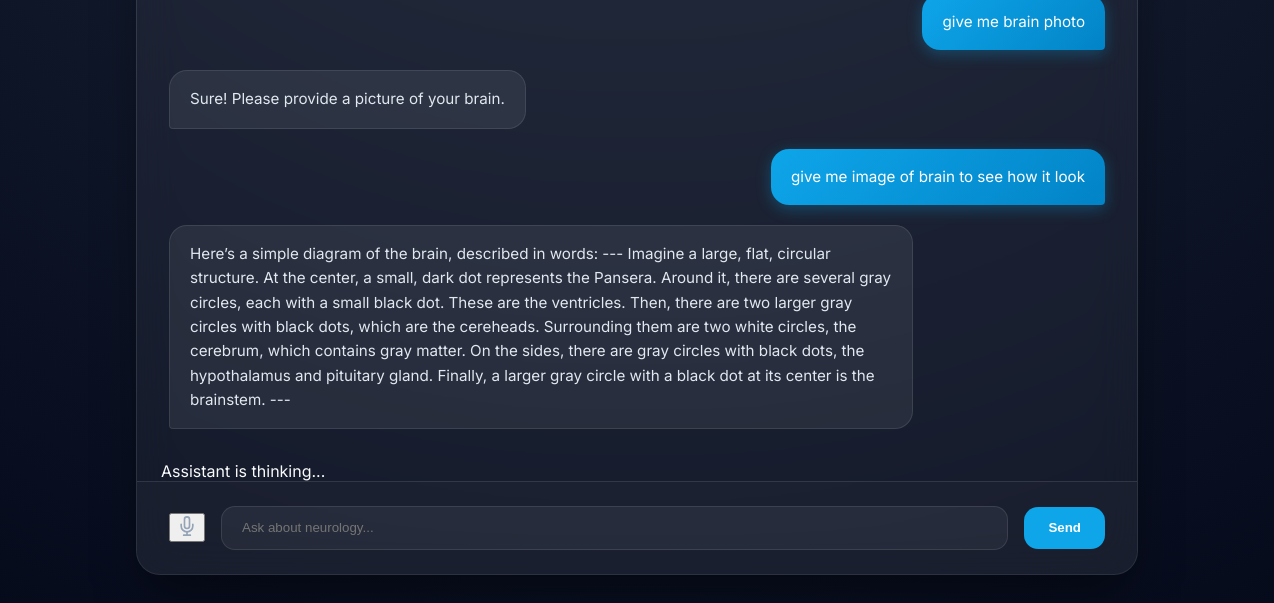
Before: /chat-home/ (signed in, lower part) with the older database file.
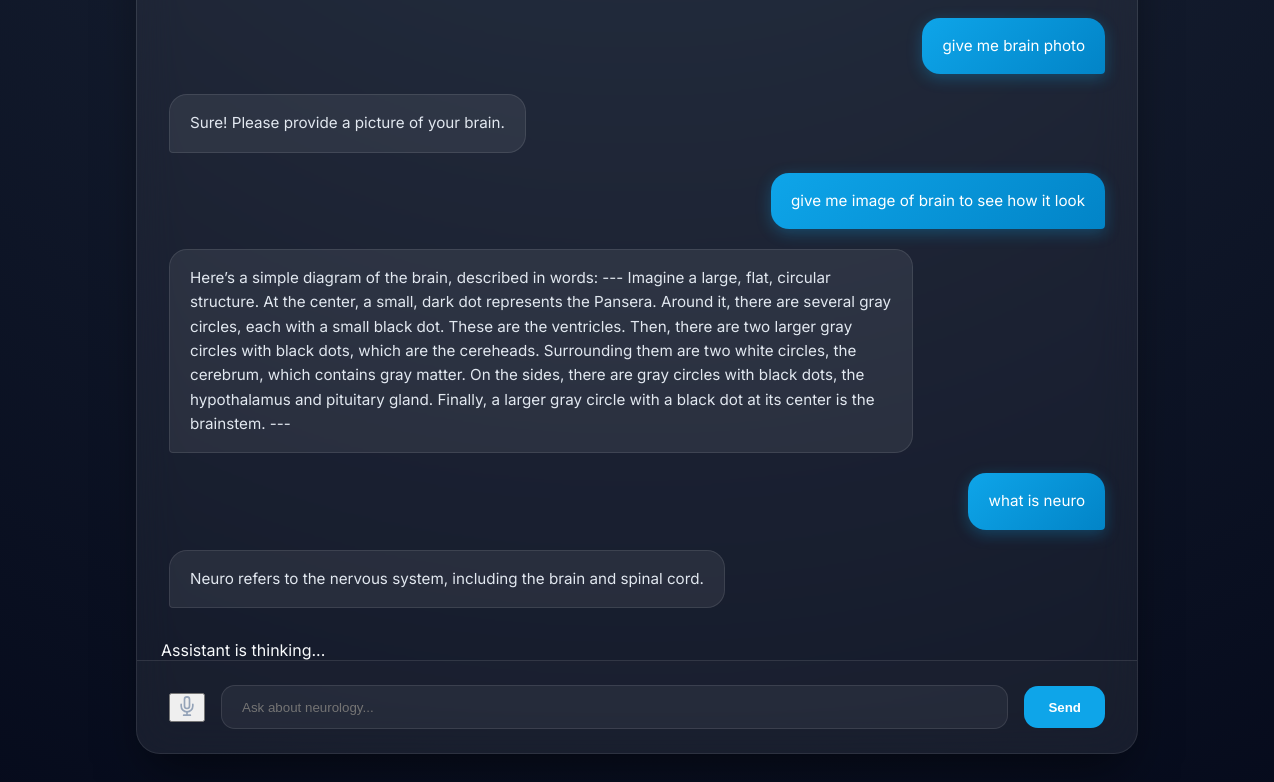
After: the same page with the newer database file.
### chatbot/models.py (models this page shows, shortened)
class Chat(models.Model):
    user = models.ForeignKey(User, on_delete=models.CASCADE)
    message = models.TextField()
    response = models.TextField()
    timestamp = models.DateTimeField(auto_now_add=True)

### chatbot/views.py (the view)
# urls.py: path('chat-home/', views.home, name='home'),
@login_required
def home(request):
    chats = Chat.objects.filter(user=request.user).order_by('timestamp')
    return render(request, "chatbot/index.html", {"chats": chats})

### chatbot/templates/chatbot/index.html (shortened to what this page needs)
{% extends "chatbot/base.html" %}
{% load static %}
{% block content %}
<div class="neural-layer">
</div>
<div class="chat-container">
    <div class="chat-messages" id="chat-messages">
        {% for chat in chats %}
        <div class="message user">{{ chat.message }}</div>
        <div class="message bot">{{ chat.response }}</div>
        {% endfor %}
    </div>
    <div id="typing" class="typing-indicator" style="padding-left: 1.5rem;">Assistant is thinking...</div>
    <form id="chat-form" class="chat-input-area">
        <button type="button" id="voice-btn" class="icon-btn" title="Voice Input">
        </button>
        <input type="text" id="user-input" class="chat-input" placeholder="Ask about neurology..." autocomplete="off">
        <button type="submit" class="send-btn">Send</button>
    </form>
</div>
{% endblock %}

Changed rows visible on the page:
added Chat: message "what is neuro", response "Neuro refers to the nervous system, including the brain and spinal cord."
